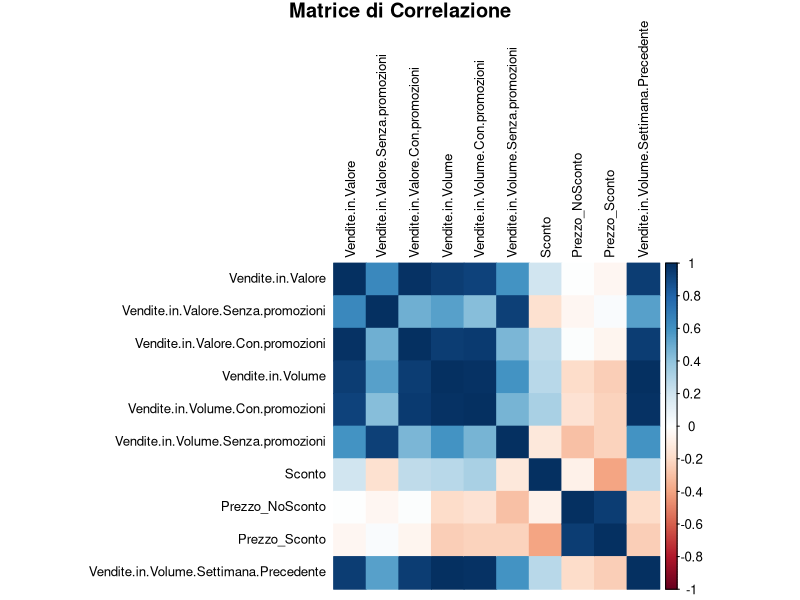
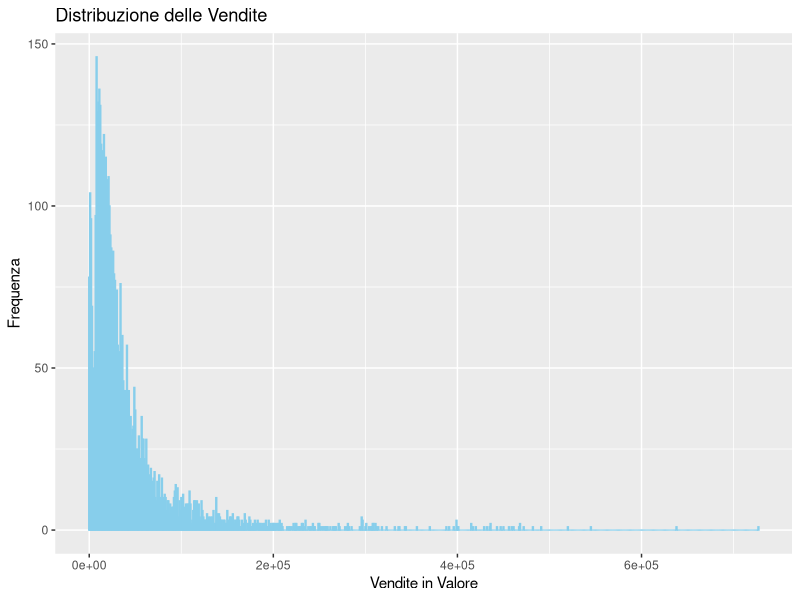
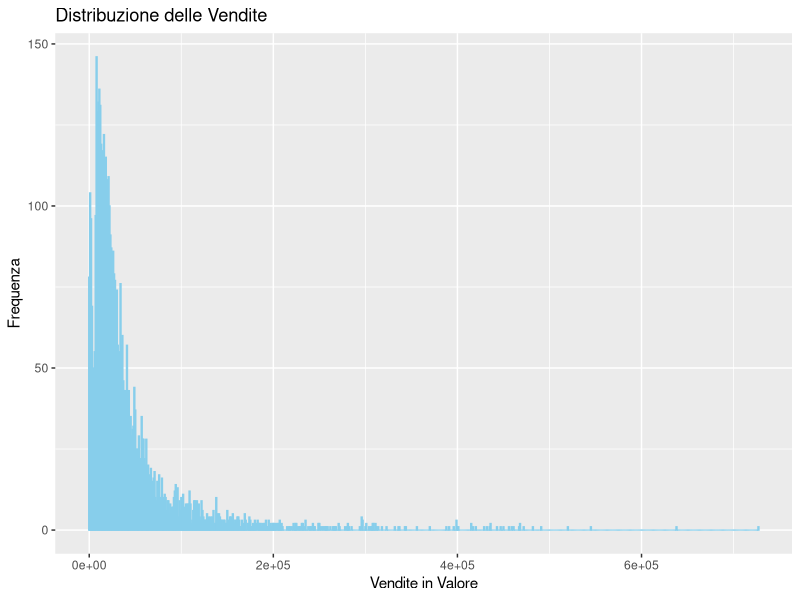
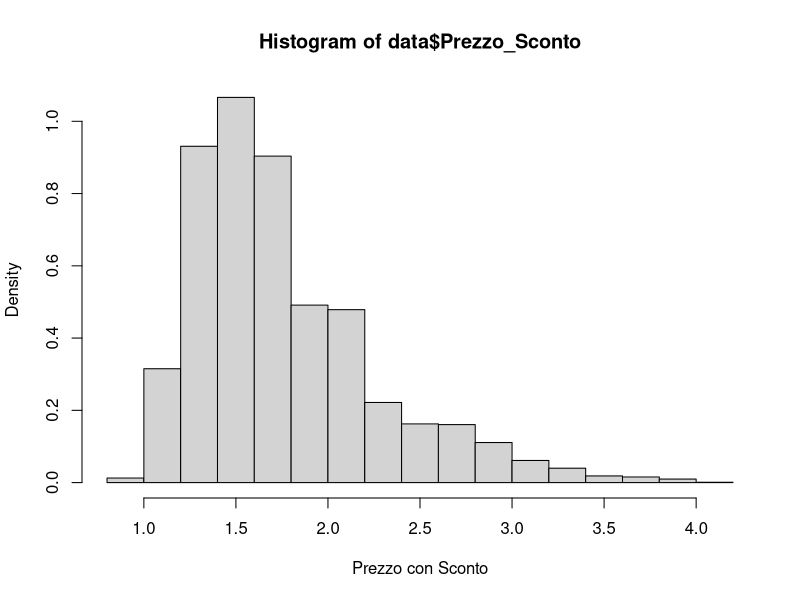
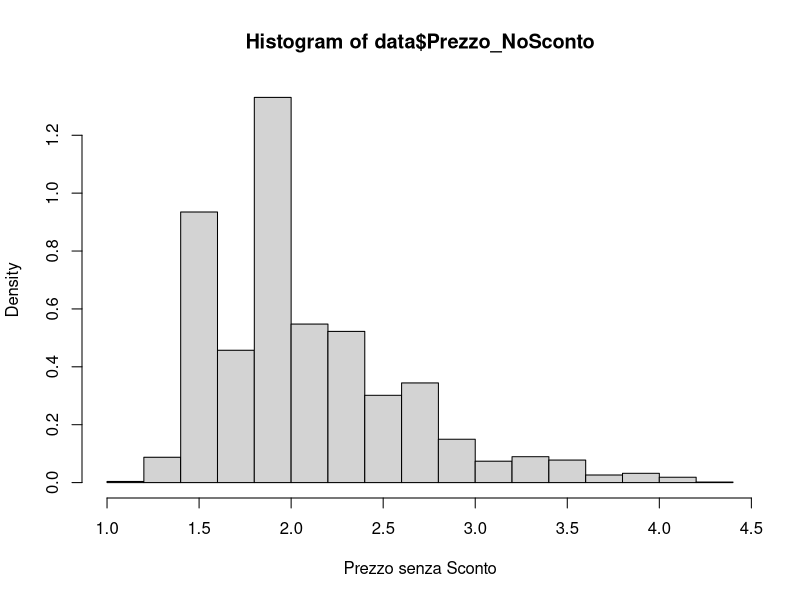
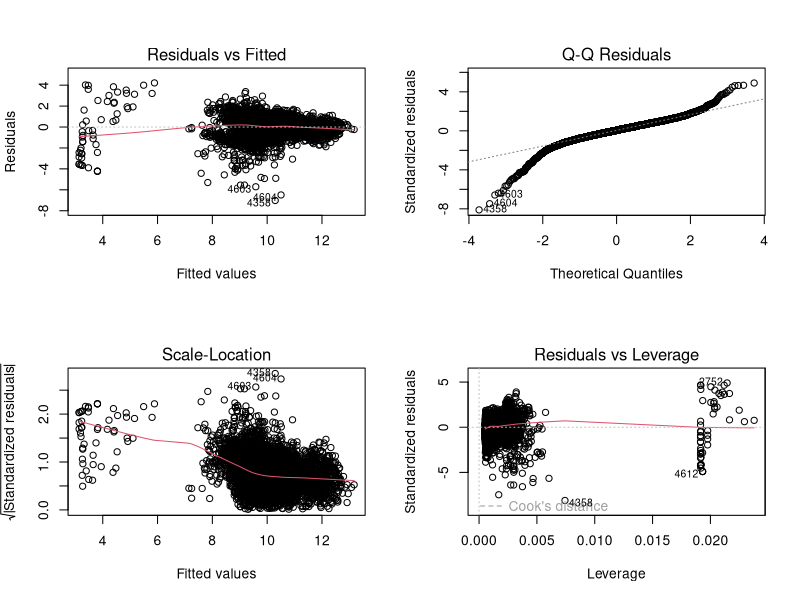

Write R code to recreate these figures, in order. (Note: this script raises an error after producing the figures.)
# Libraries -------------------------------------------------------------------
library(dplyr)
library(zoo)
library(ggplot2)
library(broom)
library(corrplot)
library(insight)
library(lattice)
library(lme4)
library(lubridate)
library(tidyr)
library(plm)


# Creating Dataset for Regression -------------------------------------------------------------------

data <- read.csv('./Datasets/top20_products.csv')

data$Time <- ymd(data$Time)
data$Year <- year(data$Time)
data$Month <- month(data$Time)
data <- data %>%
  mutate_at(vars(8:38), as.factor)

data <- data %>%
  mutate(Product = recode(Product,
                          "MORETTI BIRRA LAGER REGOLARE 4.6 % BOTTIGLIA DI VETRO 66 CL 1 CT - 800143550001" = "Moretti 66 Cl",
                          "PERONI BIRRA LAGER REGOLARE 4.7 % BOTTIGLIA DI VETRO 66 CL 1 CT - 800000106790" = "Peroni 66 Cl",
                          "HEINEKEN BIRRA LAGER REGOLARE 5 % BOTTIGLIA DI VETRO 66 CL 1 CT - 800689045420" = "Heineken 66 Cl",
                          "ICHNUSA NON FILTRATA BIRRA LAGER REGOLARE 5 % BOTTIGLIA DI VETRO 50 CL 1 CT - 800689068154" = "Ichnusa non filtrata 50 Cl",
                          "TUBORG BIRRA LAGER REGOLARE 5 % BOTTIGLIA DI VETRO 66 CL 1 CT - 800000105931" = "Tuborg 66 Cl",
                          "ICHNUSA BIRRA LAGER REGOLARE 4.7 % BOTTIGLIA DI VETRO 66 CL 1 CT - 800689075846" = "Ichnusa 66 Cl",
                          "PERONI BIRRA LAGER REGOLARE 4.7 % BOTTIGLIA DI VETRO 99 CL 3 CT - 800844000000" = "Peroni 33 Cl x 3",
                          "BECK S BIRRA LAGER REGOLARE 5 % BOTTIGLIA DI VETRO 66 CL 1 CT - 410013092378" = "Beck's 66 Cl",
                          "MORETTI BIRRA LAGER REGOLARE 4.6 % BOTTIGLIA DI VETRO 396 CL 6 CT - 800689002129" = "Moretti 66 Cl x 6",
                          "HEINEKEN BIRRA LAGER REGOLARE 5 % BOTTIGLIA DI VETRO 99 CL 3 CT - 800689043416" = "Heineken 33 Cl x 3",
                          "ICHNUSA BIRRA LAGER REGOLARE 4.7 % BOTTIGLIA DI VETRO 99 CL 3 CT - 800689032513" = "Ichnusa 33 Cl x 3",
                          "MORETTI BIRRA LAGER REGOLARE 4.6 % BOTTIGLIA DI VETRO 198 CL 6 CT - 800143522531" = "Moretti 33 Cl x 6",
                          "MORETTI BIRRA LAGER REGOLARE 4.6 % BOTTIGLIA DI VETRO 99 CL 3 CT - 800143522521" = "Moretti 33 Cl x 3",
                          "PERONI NASTRO AZZURRO BIRRA LAGER REGOLARE 5.2 % BOTTIGLIA DI VETRO 66 CL 1 CT - 800000106793" = "Peroni Nastro Azzurro 66 Cl",
                          "BAVARIA BIRRA PILSNER REGOLARE 5 % BOTTIGLIA DI VETRO 66 CL 1 CT - 871480002489" = "Bavaria 66 Cl",
                          "BIRRIFICIO ANGELO PORETTI 3 LUPPOLI BIRRA LAGER REGOLARE 4.5 % BOTTIGLIA DI VETRO 66 CL 1 CT - 800795001002" = "Poretti 3 Luppoli 66 Cl",
                          "PERONI BIRRA LAGER REGOLARE 4.7 % BOTTIGLIA DI VETRO 198 CL 6 CT - 800844051001" = "Peroni 33 Cl x 6",
                          "CORONA BIRRA LAGER REGOLARE 4.6 % BOTTIGLIA DI VETRO 35.5 CL 1 CT - 750000103281" = "Corona 35.5 Cl",
                          "DREHER BIRRA LAGER REGOLARE 4.7 % BOTTIGLIA DI VETRO 99 CL 3 CT - 800689011133" = "Dreher 33 Cl",
                          "MORETTI BIRRA LAGER REGOLARE 4.6 % LATTINA 66 CL 2 CT - 800143544001" = "Moretti 33 Cl x 2 (lattina)"))


colnames(data)[colnames(data) == "Vendite.in.Valore.Solo.Special.Pack"] <- "Sconto.Solo.Special.Pack"
colnames(data)[colnames(data) == "Vendite.in.Valore.Solo.Volantino"] <- "Sconto.Solo.Volantino"
colnames(data)[colnames(data) == "Vendite.in.Valore.Solo.Display"] <- "Sconto.Solo.Display"
colnames(data)[colnames(data) == "Vendite.in.Valore.Solo.Riduzione.Prezzo"] <- "Sconto.Solo.Riduzione.Prezzo"
colnames(data)[colnames(data) == "Vendite.in.Valore.Solo.Sconto.Loyalty"] <- "Sconto.Solo.Loyalty"
# we do the regression using only these types of discounts 
data[, 13:38] <- NULL

data$Prezzo_NoSconto <- data$Vendite.in.Valore.Senza.promozioni / data$Vendite.in.Volume.Senza.promozioni
data$Prezzo_Sconto <- data$Vendite.in.Valore.Con.promozioni / data$Vendite.in.Volume.Con.promozioni
data <- data %>%
  mutate(Prezzo_Sconto = ifelse(is.na(Prezzo_Sconto), Prezzo_NoSconto, Prezzo_Sconto))

# add column for Holidays
easter_dates <- as.Date(c("2019-04-21", "2020-04-12", "2021-04-04", "2022-04-17", "2023-04-09", "2024-03-31"))
christmas_periods <- seq.Date(from = as.Date("2019-12-20"), to = as.Date("2024-01-06"), by = "year")

is_easter_period <- function(date) {
  any(sapply(easter_dates, function(easter) abs(as.numeric(difftime(date, easter, units = "days"))) <= 7))
}

is_christmas_period <- function(date) {
  any(sapply(christmas_periods, function(christmas) {
    christmas_start <- as.Date(format(christmas, "%Y-12-20"))
    christmas_end <- as.Date(format(christmas + 17, "%Y-%m-%d")) # Natale fino a 6 Gennaio
    date >= christmas_start & date <= christmas_end
  }))
}

data <- data %>%
  mutate(is_holiday = ifelse(sapply(Time, function(date) is_easter_period(date) | is_christmas_period(date)), 1, 0))


# add a column for Summer
is_summer_period <- function(date) {
  year <- year(date)
  summer_start <- as.Date(paste0(year, "-06-21"))
  summer_end <- as.Date(paste0(year, "-09-23"))
  date >= summer_start & date <= summer_end
}

data <- data %>%
  mutate(is_summer = ifelse(sapply(Time, is_summer_period), 1, 0))

data <- data %>%
  mutate_at(vars(21:22), as.factor)

# add column for lag regression 
data <- data %>%
  arrange(Time) %>% # Assicurati che i dati siano ordinati per il tempo
  mutate(Vendite.in.Volume.Settimana.Precedente = lag(Vendite.in.Volume, default = 0))


# add cluster column
data.cluster <- read.csv('./Datasets/data_cluster.csv')
data <- merge(data, data.cluster[, c("Product", "cluster", "Time")], by = c("Product", "Time"), all.x = TRUE)
data$cluster <- as.factor(data$cluster)
# 2 is for leader, 1 for follower


# Correlation plot -------------------------------------------------------------------

numeric_vars <- data[, -c(17,18)] %>% select_if(is.numeric)
cor_matrix <- cor(numeric_vars, use = "complete.obs")
corrplot(cor_matrix, method = 'color', type = 'full', 
         tl.col = "black", tl.cex = 0.8,
         title = "Matrice di Correlazione", mar = c(0, 0, 1, 0))

rm(numeric_vars)


# Take a look at data -------------------------------------------------------------------

ggplot(data, aes(x = Vendite.in.Volume)) + 
  geom_histogram(binwidth = 1000, fill = "grey", color = "skyblue") +
  labs(title = "Distribuzione delle Vendite", x = "Vendite in Valore", y = "Frequenza")

ggplot(data, aes(x = Vendite.in.Volume.Settimana.Precedente)) + 
  geom_histogram(binwidth = 1000, fill = "grey", color = "skyblue") +
  labs(title = "Distribuzione delle Vendite", x = "Vendite in Valore", y = "Frequenza")

hist(data$Prezzo_Sconto, prob = T, xlab = 'Prezzo con Sconto')
hist(data$Prezzo_NoSconto, prob = T, xlab = 'Prezzo senza Sconto')

# apply the log 
data <- data %>%
  mutate(Vendite.in.Volume.log = log(Vendite.in.Volume),
         Prezzo_Sconto.log = log(Prezzo_Sconto))

data <- data %>%
  mutate(Vendite.in.Volume.Settimana.Precedente.log = ifelse(Vendite.in.Volume.Settimana.Precedente != 0,
                                                             log(Vendite.in.Volume.Settimana.Precedente),
                                                             0))


# Linear regression for Volume Sales -------------------------------------------------------------------

model.0 <- lm(Vendite.in.Volume.log ~ Prezzo_NoSconto + Prezzo_Sconto.log +
                Sconto.Solo.Special.Pack + Sconto.Solo.Volantino + 
                Sconto.Solo.Display + Sconto.Solo.Riduzione.Prezzo + 
                Sconto.Solo.Loyalty + is_holiday + is_summer + Month + Year + cluster,
              data = data)
summary(model.0) # 0.6138 
# the model is significative, with a good R2

model.1 <- lm(Vendite.in.Volume.log ~ Prezzo_NoSconto + Prezzo_Sconto.log +
                Sconto.Solo.Volantino + 
                Sconto.Solo.Display + Sconto.Solo.Riduzione.Prezzo + 
                Sconto.Solo.Loyalty + is_holiday + is_summer + Month + Year + cluster,
              data = data)
summary(model.1) # 0.6128

model.2 <- lm(Vendite.in.Volume.log ~ Prezzo_NoSconto + Prezzo_Sconto.log +
                Sconto.Solo.Volantino + 
                Sconto.Solo.Display + Sconto.Solo.Riduzione.Prezzo + 
                is_holiday + is_summer + Month + Year + cluster,
              data = data)
summary(model.2) # 0.6116

model.3 <- lm(Vendite.in.Volume.log ~ Prezzo_NoSconto + Prezzo_Sconto.log +
                Sconto.Solo.Volantino + 
                Sconto.Solo.Display + Sconto.Solo.Riduzione.Prezzo + 
                is_holiday + is_summer + Year + cluster,
              data = data)
summary(model.3) # 0.6104

model.4 <- lm(Vendite.in.Volume.log ~ Prezzo_NoSconto + Prezzo_Sconto.log +
                Sconto.Solo.Volantino + 
                Sconto.Solo.Display + Sconto.Solo.Riduzione.Prezzo + 
                is_summer + Year + cluster,
              data = data)
summary(model.4) # 0.6083

model.5 <- lm(Vendite.in.Volume.log ~ Prezzo_NoSconto + Prezzo_Sconto.log +
                Sconto.Solo.Volantino + 
                Sconto.Solo.Display + Sconto.Solo.Riduzione.Prezzo + 
                is_summer + cluster,
              data = data) # 0.601
summary(model.5) 

model.6 <- lm(Vendite.in.Volume.log ~ Prezzo_NoSconto + Prezzo_Sconto.log +
                Sconto.Solo.Volantino + 
                Sconto.Solo.Display + Sconto.Solo.Riduzione.Prezzo + 
                cluster,
              data = data) # 0.585
summary(model.6) 

model.7 <- lm(Vendite.in.Volume.log ~ Prezzo_NoSconto + Prezzo_Sconto.log +
                Sconto.Solo.Display + Sconto.Solo.Riduzione.Prezzo + 
                cluster,
              data = data) # 0.5664
summary(model.7) 

# select model.5 (it seems the most complete to me)


# Model Diagnostic -------------------------------------------------------------------

par(mfrow = c(2,2))
plot(model.5)

ad.test(residuals(model.5))

# non molto bene

# proviamo ad aggiungere una dummy sui volumi bassi, potrebbero essere quelli che
# peggiorano il fit

data$Volumi.bassi <- as.factor(ifelse(data$Vendite.in.Volume < 100, 1, 0))

model.5.1 <- lm(Vendite.in.Volume.log ~ Prezzo_NoSconto + Prezzo_Sconto.log +
                Sconto.Solo.Volantino + 
                Sconto.Solo.Display + Sconto.Solo.Riduzione.Prezzo + 
                is_summer + cluster + Volumi.bassi,
              data = data) # 0.6609
summary(model.5.1) 

par(mfrow = c(2,2))
plot(model.5.1)
# il fit non è comunque bello ma R2 si è alzato

# proviamo a togliere queste osservazioni


# Regression without Outliers -------------------------------------------------------------------


data.no.out <- data[data$Vendite.in.Volume >= 100, ]

model.no.out <- lm(Vendite.in.Volume.log ~ Prezzo_NoSconto + Prezzo_Sconto.log +
                Sconto.Solo.Volantino + 
                Sconto.Solo.Display + Sconto.Solo.Riduzione.Prezzo + 
                is_summer + cluster,
              data = data.no.out)
summary(model.no.out) # 0.5397

par(mfrow = c(2,2))
plot(model.no.out) # omoschedasticità direi ok 
ad.test(residuals(model.no.out)) # male ma vabbè guardiamo il qqplot e basta


# proviamo a togliere i leverage

leverage_values <- hatvalues(model.no.out)
high_leverage_points <- which(leverage_values > 0.02)

data.clean <- data.no.out[-high_leverage_points, ]

model.clean <- lm(Vendite.in.Volume.log ~ Prezzo_NoSconto + Prezzo_Sconto.log +
                     Sconto.Solo.Volantino + 
                     Sconto.Solo.Display + # Sconto.Solo.Riduzione.Prezzo + 
                     is_summer + cluster,
                   data = data.no.out)
summary(model.clean) # 0.5272

par(mfrow = c(2,2))
plot(model.clean) # ora ok
ad.test(residuals(model.clean)) # male ma vabbè guardiamo il qqplot e basta


# PLM Regression -------------------------------------------------------------------

model.5.2 <- plm(Vendite.in.Volume.log ~ Prezzo_NoSconto + Prezzo_Sconto.log +
                Sconto.Solo.Volantino + 
                Sconto.Solo.Display + Sconto.Solo.Riduzione.Prezzo + 
                is_summer + cluster + Volumi.bassi, 
                data = data, 
                index = c("Product"))
summary(model.5.2) # 0.65443


residuals <- residuals(model.5.2)
fitted_values <- as.numeric(fitted(model.5.2))

par(mfrow = c(2, 2))

plot(fitted_values, residuals, main = "Residuals vs Fitted", xlab = "Fitted values", ylab = "Residuals")
abline(h = 0, col = "red")

qqnorm(residuals)
qqline(residuals, col = "red", lwd = 2)

plot(fitted_values, sqrt(abs(residuals)), main = "Scale-Location", xlab = "Fitted values", ylab = "Sqrt(|residuals|)")
abline(h = 0, col = "red")


# without outliers 

model.5.2.no.out <- plm(Vendite.in.Volume.log ~ Prezzo_NoSconto + Prezzo_Sconto.log +
                   Sconto.Solo.Volantino + 
                   Sconto.Solo.Display + Sconto.Solo.Riduzione.Prezzo + 
                   is_summer + cluster,  
                   data = data.no.out, 
                   index = c("Product"))
summary(model.5.2.no.out) # 0.40383


# Lag regression -------------------------------------------------------------------

fit.0 <- lm(Vendite.in.Volume.log ~ Prezzo_NoSconto + Prezzo_Sconto.log +
              Sconto.Solo.Volantino + 
              Sconto.Solo.Display + Sconto.Solo.Riduzione.Prezzo + 
              is_summer + cluster + Volumi.bassi + 
              Vendite.in.Volume.Settimana.Precedente.log, data = data)
summary(fit.0)


# Prediction -------------------------------------------------------------------


y <- as.numeric(fitted(model.5))
res <- as.numeric(residuals(model.5))
plot(y,res)
 


# vanno sicuramente tolte delle osservazioni outlier / leverage
leverage <- hatvalues(model.4)
plot(leverage)
data.1 <- data[leverage <= 0.015, ]
# non riesco a fittare il modello model.4


# Prediction

predicted_vols <- predict(model.4, data)
data$Predicted.Volumes.log <- predicted_vols

data <- data %>%
  mutate(Predicted.Volumes = exp(Predicted.Volumes.log))


data.brand <- data[which(data$Brand == 'BECK S'),]
ggplot(data.brand, aes(x = Time)) + 
  geom_point(aes(y = Vendite.in.Volume, color = "Actual Volumes"), cex = .7) + 
  geom_point(aes(y = Predicted.Volumes, color = "Predicted Volumes"), cex = .7) + 
  labs(title = "Actual Volumes vs. Predicted", x = "Time", y = "Volumes") +
  scale_color_manual(values = c("Actual Volumes" = "blue", "Predicted Volumes" = "red")) +
  theme_minimal()
